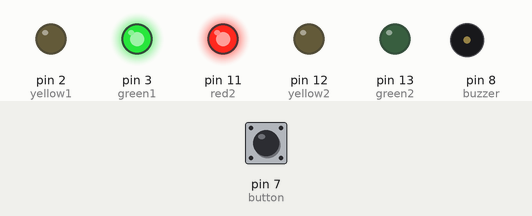
Simulated run of this sketch. Board: Arduino Uno, built with avr-gcc and run on an emulated ATmega328P. On the bench: output pins drawn as LEDs (lit = HIGH), buzzer (waves = sounding, pin HIGH). The inputs (shaded band) are chosen by the test bench; at power-on: pin 7 (button) LOW. Pins used as bus, display or sensor lines are not drawn.

Above: at 1.2 s.
1.3 s: pin 7 (button) pulled HIGH for 0.15 s
At 4.5 s:
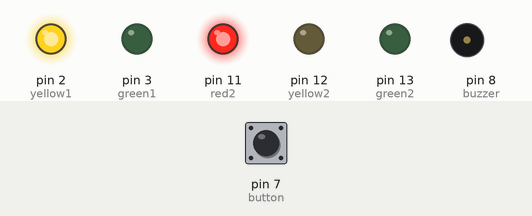
At 7.2 s:
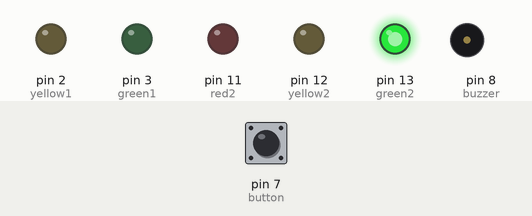
Timing chart, 0 to 19.7 s (numbered marks = the images above; inputs shaded):
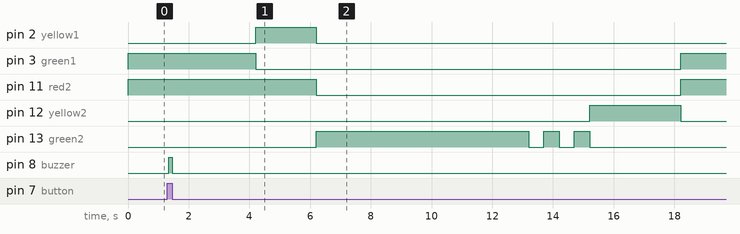

The sketch:

06-exercises.ino
```cpp
// set the pins for the traffic light LEDs, button, and buzzer
int red1 = 1;
int yellow1 = 2;
int green1 = 3;

int red2 = 11;
int yellow2 = 12;
int green2 = 13;

int button = 7;
int buzzer = 8;

// variable to store the previous state of the button and whether there is a pedestrian request
int prevButtonState = LOW;
bool ped_request = false;

// time intervals in milliseconds
int CHECK_INTERVAL = 50;

// Car traffic light timings
int CAR_GREEN_TIME = 4000;
int CAR_YELLOW_TIME = 2000;
int CAR_RED_BASE = 2000;
int PED_GREEN_TIME = 7000;
int PED_YELLOW_TIME = 3000;
int PED_BLINK_INTERVAL = 500;

// function to sound the buzzer for a specified duration
void beep(int duration_ms) {
  digitalWrite(buzzer, HIGH);
  delay(duration_ms);
  digitalWrite(buzzer, LOW);
}

// function that runs once when you press reset or power the board
void setup() {
  // set the LEDs pins as output and the button/buzzer pin as input
  pinMode(red1, OUTPUT);
  pinMode(yellow1, OUTPUT);
  pinMode(green1, OUTPUT);

  pinMode(red2, OUTPUT);
  pinMode(yellow2, OUTPUT);
  pinMode(green2, OUTPUT);

  pinMode(button, INPUT);
  pinMode(buzzer, OUTPUT);

  // initialize the traffic light to the default state
  Serial.begin(9600);

  // initialize the traffic light to the default state
  digitalWrite(green1, HIGH);
  digitalWrite(yellow1, LOW);
  digitalWrite(red1, LOW);

  // initialize the pedestrian light to the default state
  digitalWrite(green2, LOW);
  digitalWrite(yellow2, LOW);
  digitalWrite(red2, HIGH);

  // read the initial state of the button
  prevButtonState = digitalRead(button);
}

// function to handle delays while checking for button presses
void smallDelayLoop(int totalMs) {
  int iterations = totalMs / CHECK_INTERVAL;
  int remainder = totalMs % CHECK_INTERVAL;

  for (int i = 0; i < iterations; i++) {
    delay(CHECK_INTERVAL);
    checkButtonPress();
  }
  if (remainder > 0) {
    delay(remainder);
    checkButtonPress();
  }
}

// function to check for button presses and update the pedestrian request state
void checkButtonPress() {
  int currentState = digitalRead(button);
  if (currentState != prevButtonState) {
    delay(50);
    int secondRead = digitalRead(button);
    if (secondRead == currentState) {
      if (currentState == HIGH && !ped_request) {
        ped_request = true;
        beep(100);
      }
      prevButtonState = currentState;
    }
  }
}

// function to handle the pedestrian crossing sequence when there is a pedestrian request
void pedestrianCrossing() {
  digitalWrite(green1, LOW);
  digitalWrite(yellow1, LOW);
  digitalWrite(red1, HIGH);

  digitalWrite(red2, LOW);
  digitalWrite(yellow2, LOW);
  digitalWrite(green2, HIGH);

  smallDelayLoop(PED_GREEN_TIME);

  int blinkTotal = 2000;
  int elapsed = 0;
  while (elapsed < blinkTotal) {
    digitalWrite(green2, !digitalRead(green2));
    smallDelayLoop(PED_BLINK_INTERVAL);
    elapsed += PED_BLINK_INTERVAL;
  }

  digitalWrite(green2, LOW);

  digitalWrite(yellow2, HIGH);
  smallDelayLoop(PED_YELLOW_TIME);
  digitalWrite(yellow2, LOW);

  digitalWrite(red2, HIGH);

  ped_request = false;
}

// function that repeats indefinitely when the arduino is powered on
void loop() {
  digitalWrite(green1, HIGH);
  digitalWrite(yellow1, LOW);
  digitalWrite(red1, LOW);

  digitalWrite(red2, HIGH);
  digitalWrite(yellow2, LOW);
  digitalWrite(green2, LOW);

  smallDelayLoop(CAR_GREEN_TIME);

  digitalWrite(green1, LOW);
  digitalWrite(yellow1, HIGH);
  digitalWrite(red1, LOW);

  smallDelayLoop(CAR_YELLOW_TIME);

  digitalWrite(green1, LOW);
  digitalWrite(yellow1, LOW);
  digitalWrite(red1, HIGH);

  if (ped_request) {
    pedestrianCrossing();
  } else {
    smallDelayLoop(CAR_RED_BASE);
  }
}
```

Measured:
- after the input at 1.3 s, pin 11 (red2): HIGH → LOW after 4.9 s, → HIGH 12.0 s later; pin 12 (yellow2): LOW → HIGH after 13.9 s, → LOW 3.0 s later; pin 13 (green2): LOW → HIGH after 4.9 s, then repeats every 1.0 s: LOW 0.50 s, HIGH 0.50 s, until it stays LOW from 15.2 s; pin 8 (buzzer): LOW → HIGH after 0.05 s, → LOW 0.10 s later
